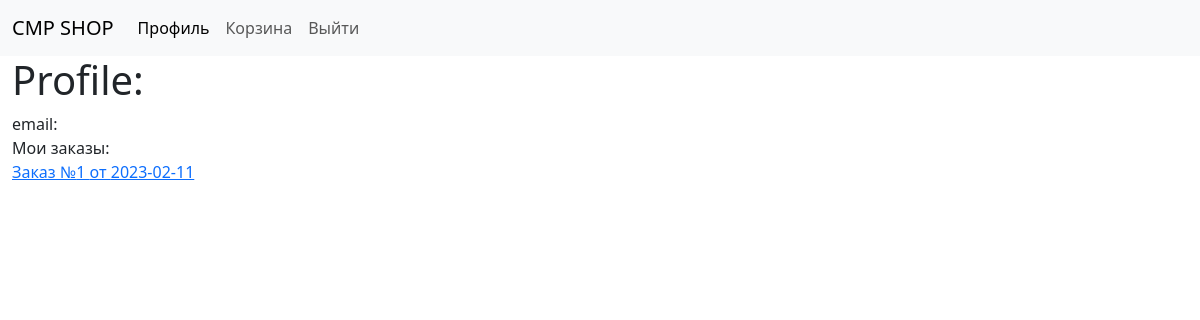
The page /profile/2 (signed in) on the database as committed earlier.
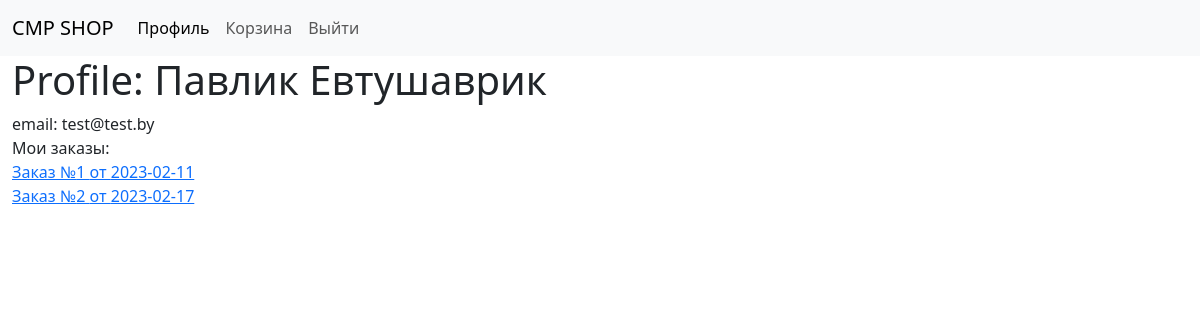
The same page on the database as committed later.
### app/models.py (models this page shows, shortened)
class Order(Base):
    __tablename__ = 'order'
    id = Column (Integer, primary_key=True)
    address = Column(String)
    status = Column(Integer)
    date_order = Column(DATE)
    user_id = Column(Integer, ForeignKey('user.id'))
    user = relationship('User', back_populates='parent')
    parent = relationship('Basket', back_populates='order')

class User(Base, UserMixin):
    __tablename__ = 'user'
    id = Column(Integer, primary_key=True)
    name = Column(String(30), nullable=False)
    last_name = Column(String(30), nullable=False)
    email = Column(String(50), nullable=False)
    password_hash = Column(String(128), nullable=False)
    parent = relationship('Order', back_populates='user')

### app/main/routes.py (the view)
@bp.get('/profile/<id>')
@login_required
def profile(id):
    user = session.query(User).filter_by(id=id).first()
    orders = session.query(Order).filter_by(user_id=current_user.id).filter_by(status=1).all()
    return render_template('main/profile.html', title='profile', user=user, orders=orders)

### app/models.py (called while the page is built)
@login.user_loader
def load_user(id):
    user = session.query(User).get(int(id))
    return user

### app/templates/main/profile.html
{% extends "base.html" %}
{% block content %}
<h1>Profile: {{ user.name }} {{user.last_name}}</h1>
email: {{ user.email }}
<br>
Мои заказы:<br>
{% for order in orders %}
    <a href="{{ url_for('main.order', order_id=order.id) }}">Заказ №{{ order.id }}
        от {{ order.date_order }}</a><br>
{% endfor %}
{% endblock %}

Rows that differ between the two databases and show on the page:
added User: name "Павлик", last_name "Евтушаврик", email "test@test.by"
now on this page (row edited): Order: id "2", date_order "2023-02-17"
